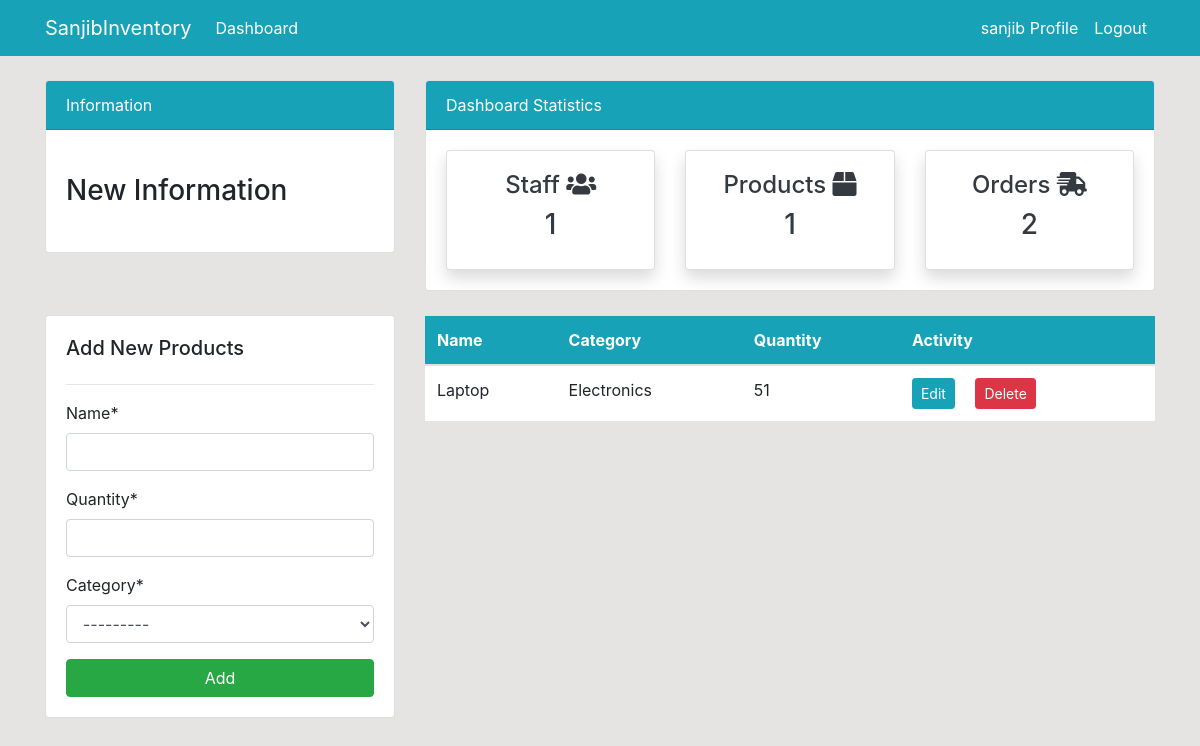
The page /products/ (signed in) on the database its author committed.
### dashboard/models.py (models this page shows, shortened)
class Product(models.Model):
    name = models.CharField(max_length=100, null=True)
    quantity = models.PositiveIntegerField(null=True)
    category = models.CharField(max_length=50, choices=CATEGORY, null=True)

### dashboard/views.py (the view)
# urls.py: path('products/', views.products, name='dashboard-products'),
@login_required(login_url='user-login')
def products(request):
    product = Product.objects.all()
    product_count = product.count()
    customer = User.objects.filter(groups=2)
    customer_count = customer.count()
    order = Order.objects.all()
    order_count = order.count()
    product_quantity = Product.objects.filter(name='')
    if request.method == 'POST':
        form = ProductForm(request.POST)
        if form.is_valid():
            form.save()
            product_name = form.cleaned_data.get('name')
            messages.success(request, f'{product_name} has been added')
            return redirect('dashboard-products')
    else:
        form = ProductForm()
    context = {
        'product': product,
        'form': form,
        'customer_count': customer_count,
        'product_count': product_count,
        'order_count': order_count,
    }
    return render(request, 'dashboard/products.html', context)

### dashboard/forms.py
class ProductForm(forms.ModelForm):
    class Meta:
        model = Product
        fields = '__all__'

### templates/dashboard/products.html (shortened to what this page needs)
{% extends 'partials/base.html' %}
{% load crispy_forms_tags %}
{% block content %}
{% include 'partials/topside.html' %}
<div class="row my-4">
    <div class="col-md-4">
        <div class="card card-body">
            <h5>Add New Products</h5>
            <hr>
            <form method="POST">
                {{ form|crispy }}
                <input class="btn btn-success btn-block" type="submit" value="Add">
            </form>
        </div>
    </div>
    <div class="col-md-8">
        <table class="table bg-white">
            <thead class="bg-info text-white">
                <tr>
                    <th scope="col">Name</th>
                    <th scope="col">Category</th>
                    <th scope="col">Quantity</th>
                    <th scope="col">Activity</th>
                </tr>
            </thead>
            <tbody>
                {% for product in product %}
                <tr>
                    <td>{{ product.name }}</td>
                    <td>{{ product.category }}</td>
                    <td>{{ product.quantity }}</td>
                    <td>
                        <a class="btn btn-info btn-sm mr-2"
                            href="{% url 'dashboard-products-edit' product.id %}">Edit</a>
                        <a class="btn btn-danger btn-sm ml-2"
                            href="{% url 'dashboard-products-delete' product.id %}">Delete</a>
                    </td>
                </tr>
                {% endfor %}
            </tbody>
        </table>
    </div>
</div>
{% endblock %}

### templates/partials/nav.html (shortened to what this page needs)
<nav class="navbar navbar-expand-lg navbar-info bg-info">
    <div class="container">
        {% if user.is_authenticated %}
        <a class="navbar-brand text-white" href="{% url 'dashboard-index' %}">SanjibInventory</a>
        <div class="collapse navbar-collapse" id="navbarSupportedContent">
            <ul class="navbar-nav mr-auto">
                <li class="nav-item active">
                    <a class="nav-link text-white" href="{% url 'dashboard-index' %}">Dashboard </a>
                </li>
            </ul>
            <ul class="navbar-nav ml-auto">
                <li class="nav-item active">
                    <a class="nav-link text-white" href="{% url 'user-profile' %}">{{ user.username }} Profile
                        <span class="sr-only">(current)</span></a>
                </li>
                <li class="nav-item">
                    <a class="nav-link text-white" href="{% url 'user-logout' %}">Logout</a>
                </li>
            </ul>
            {% endif %}
        </div>
    </div>
</nav>

### static/style.css (style rules this page uses)
body { background: rgb(230, 227, 227); }

### rows shown on the page
Product: name "Laptop", category "Electronics", quantity "51"

### other values the page prints
{{ user.username }} "sanjib"
{{ customer_count }} "1"
{{ product_count }} "1"
{{ order_count }} "2"
